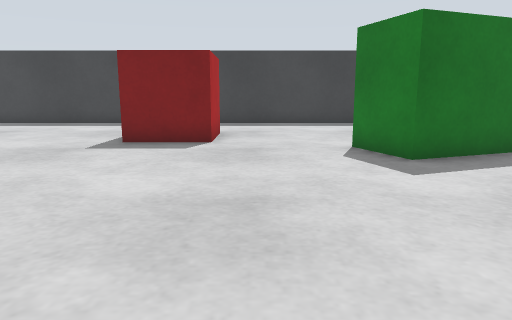
View 1 (above)

15 first-person views from a walk through a world built for the Gazebo simulator. The camera is 0.31 m above the floor, tilts 10° down and sees 70° across. The floor is counted in squares, 0.25 m on a side. Each view is taken from the middle of a square. On the plan, view 1 faces up. The plan holds only what a view shows up to about 15 squares ahead; the rest is blank. The place goes on beyond the plan.

View 2
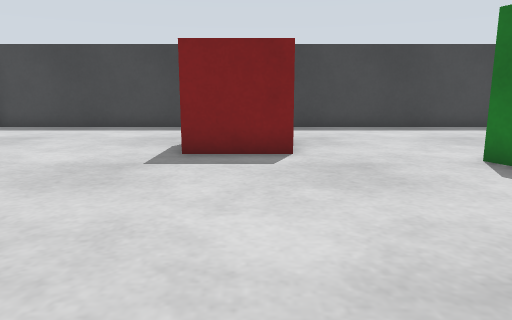

View 3
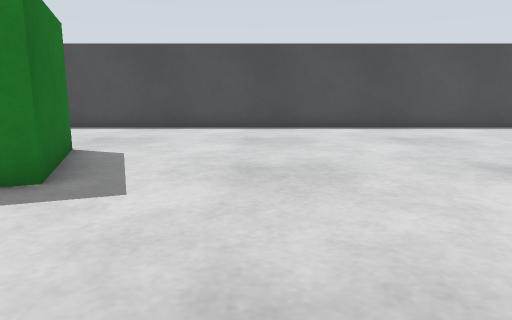

View 4
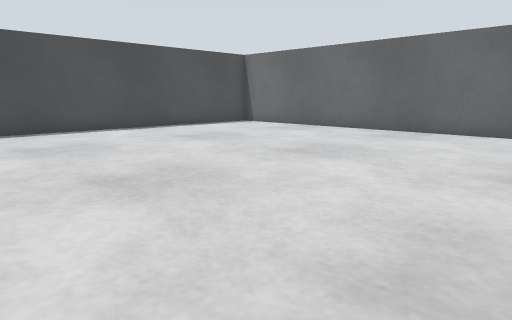

View 5
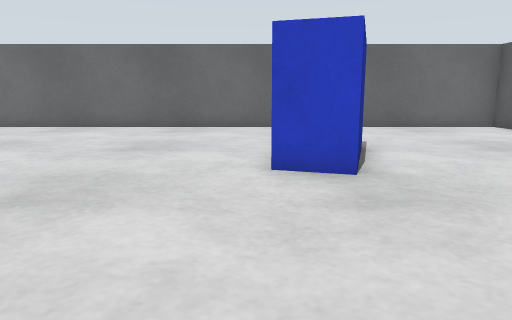

View 6
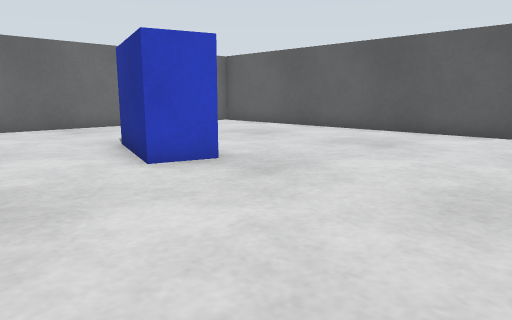

View 7
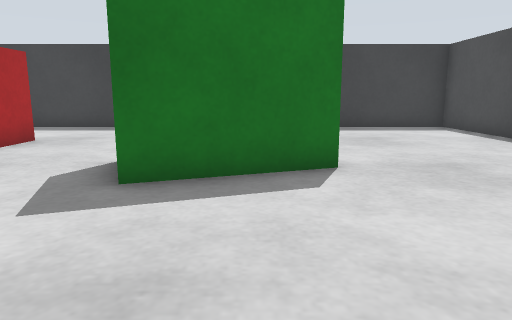

View 8
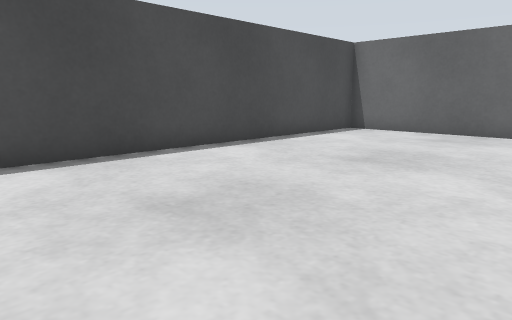

View 9
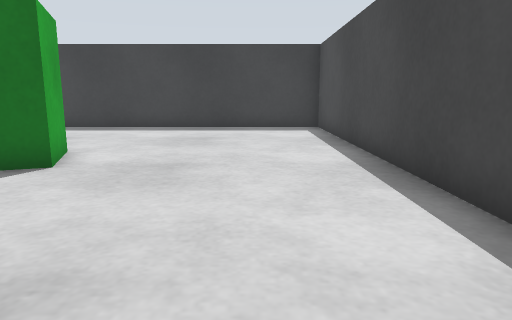

View 10
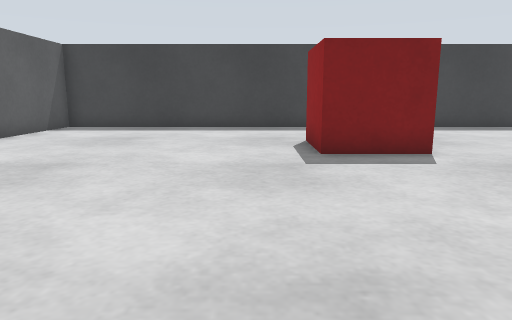

View 11
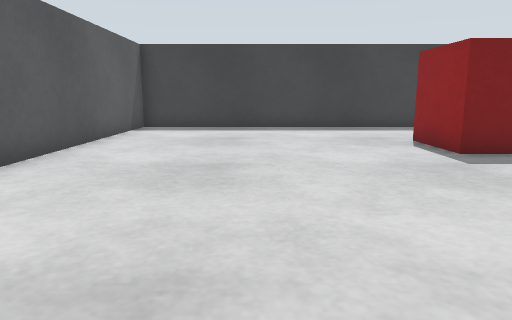

View 12
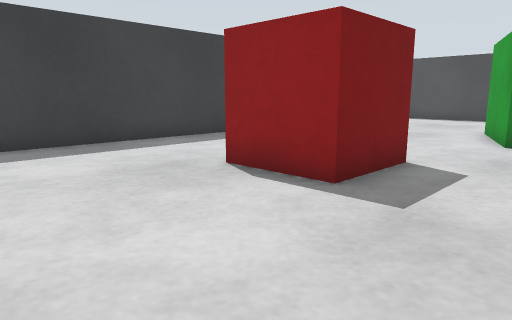

View 13
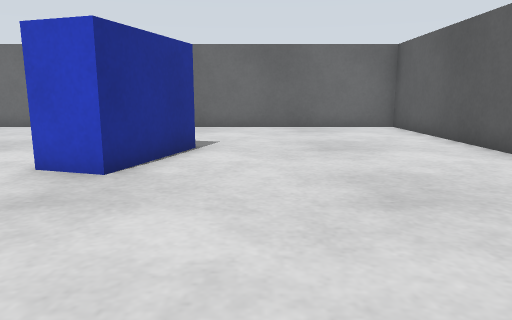

View 14
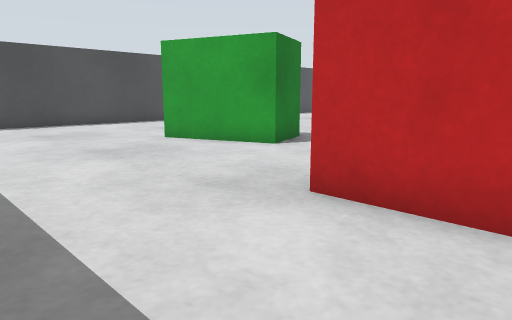

View 15
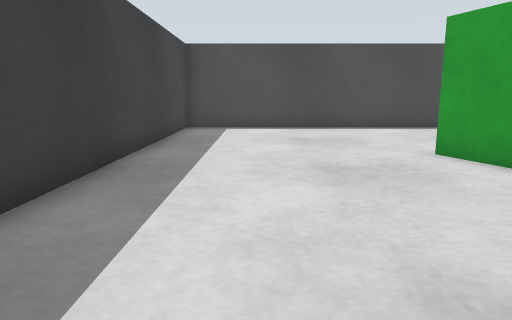

### Floor plan
Key: @ floor where view 1 was taken; # wall or solid block; . floor; B red box; G green box; L blue box.
Columns run from 12 left of view 1 to 13 right of it. Each row starts with its distance up from view 1.
 17 ##########################
 16 #........................#
 15 #........................#
 14 #........................#
 13 #........................#
 12 #.......BBBB.............#
 11 #.......B  B.............#
 10 #.......BBBB....GGG......#
  9 #.............GGG G......#
  8 #..............GGGG......#
  7  ..............GG........#
  6  ........................#
  5  ........................#
  4   .......................#
  3     .....................#
  2  ........................#
  1  ........................#
  0  ...........@............#
 -1  ........................#
 -2  ......LLL...............#
 -3  ......LLL...............#
 -4  ......LL................#
 -5  ......LL................#
 -6  ........................#
 -7  ........................#
 -8  ........................#
 -9  ........................#
-10  ........................#
-11 ##########################

Positions as (right, up) in squares from view 1, and headings:
1: (0, 0), facing up
2: (-2, 2), facing up
3: (-2, 4), facing right
4: (-1, 2), facing down-right
5: (-3, 4), facing down
6: (0, 4), facing down-left
7: (5, 2), facing up
8: (5, 2), facing down-right
9: (10, 2), facing up
10: (-5, 2), facing up
11: (-8, 2), facing up
12: (-8, 7), facing up-right
13: (-7, 4), facing down
14: (-4, 16), facing down-right
15: (-2, 14), facing right
